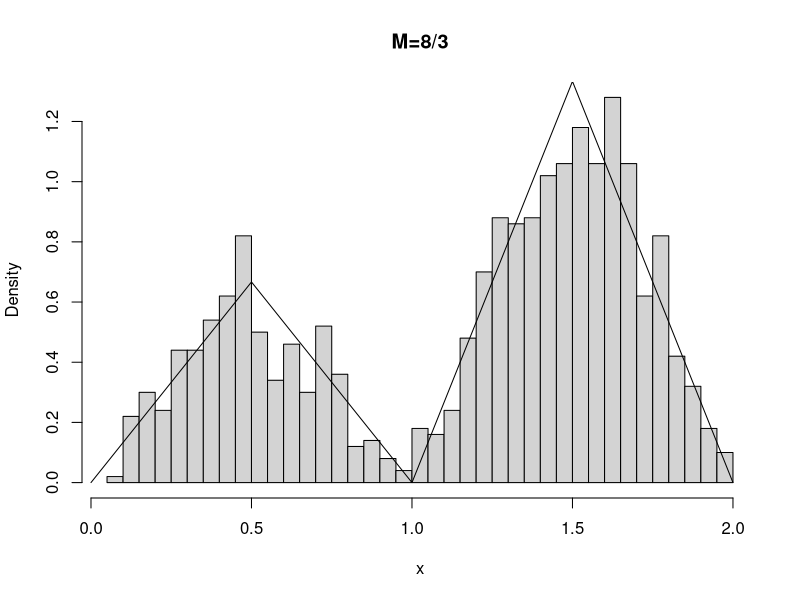
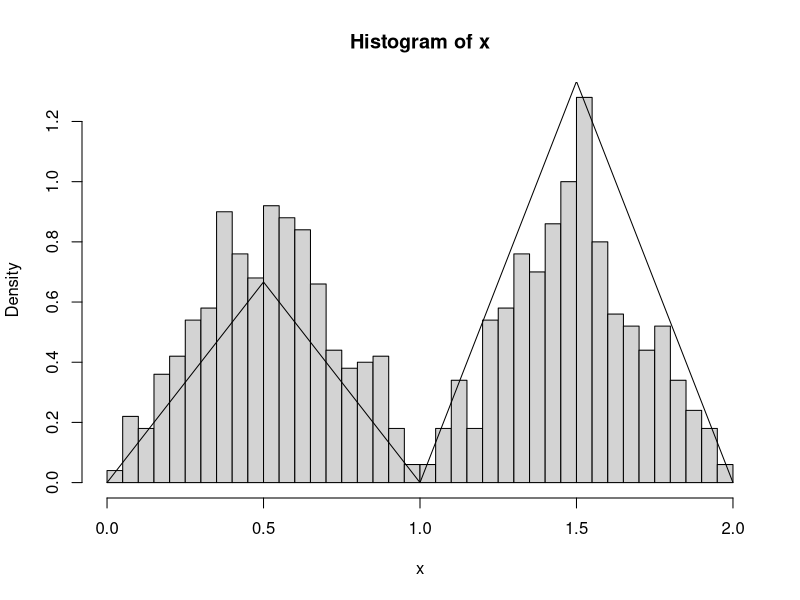
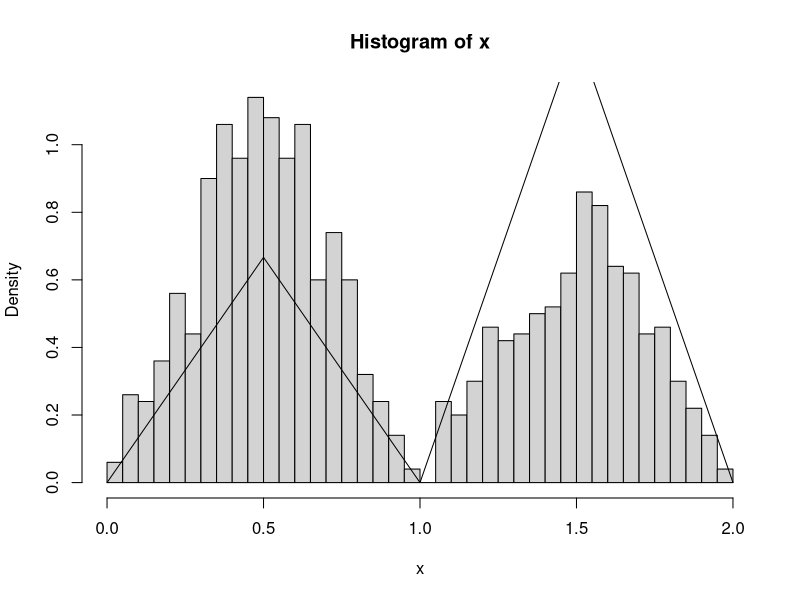

The R source for these figures, in order:
#第一个代码：g取（0,2）上的均匀分布
u=rep(0,1000)
v=rep(0,1000)
x=rep(0,1000)
e=rep(0,1000)
f=rep(0,1000)#生成一些长度为1000的0序列备用赋值
x0=seq(0,2,length=1000)#将(0,2)区间分成1000段
f0=rep(0,1000)#目标概率密度函数的值域空间（暂未赋值）
for(j in 1:1000)#生成目标概率密度函数
{
  if(x0[j]<=0.5)
  {
    f0[j]<-4*x0[j]/3
  }
  else if(0.5<x0[j]&x0[j]<=1)
  {
    f0[j]<-4/3-4*x0[j]/3
  }
  else if(1<x0[j]&x0[j]<=1.5)
  {
    f0[j]<-8*x0[j]/3-8/3
  }
  else
  {
    f0[j]<-16/3-8*x0[j]/3
  }
}

m=8/3#（舍选法原理中的M）
i= 1
while(i<=1000)#舍选法生成1000组目标随机变量X
{
  u[i]<-runif(1,0,1);
  v[i]<-runif(1,0,2);
  if(v[i]<=0.5)
  {
    f[i]<-4*v[i]/3
  }
  else if(0.5<v[i]&v[i]<=1)
  {
    f[i]<-4/3-4*v[i]/3
  }
  else if(1<v[i]&v[i]<=1.5)
  {
    f[i]<-8*v[i]/3-8/3
  }
  else
  {
    f[i]<-16/3-8*v[i]/3
  }
  if(u[i]*m*1/2<f[i])
  {
    x[i]<-v[i]
    i<-i+1
  }
  e[i]<-e[i]+1
}
S=0
for(i in 1:1000)
{
  S<-S+e[i]
}
S=S/1000#生成一个随机样本X平均需要的计算次数
hist(x,50,prob='TRUE',main='M=8/3')
lines(x0,f0)


#第二个代码：g取（0,1）上1/3，（1,2）上2/3
u=rep(0,1000)
v=rep(0,1000)
x=rep(0,1000)
e=rep(0,1000)
f=rep(0,1000)#生成一些长度为1000的0序列备用赋值
x0=seq(0,2,length=1000)#将(0,2)区间分成1000段
f0=rep(0,1000)#目标概率密度函数的值域空间（暂未赋值）
for(j in 1:1000)#生成目标概率密度函数
{
  if(x0[j]<=0.5)
  {
    f0[j]<-4*x0[j]/3
  }
  else if(0.5<x0[j]&x0[j]<=1)
  {
    f0[j]<-4/3-4*x0[j]/3
  }
  else if(1<x0[j]&x0[j]<=1.5)
  {
    f0[j]<-8*x0[j]/3-8/3
  }
  else
  {
    f0[j]<-16/3-8*x0[j]/3
  }
}

m=2#（舍选法原理中的M）
i= 1
g=rep(0,1000)
while(i<=1000)#舍选法生成1000组目标随机变量X
{
  u[i]<-runif(1,0,1);
  v[i]<-runif(1,0,2);
  if(v[i]<=0.5)
  {
    f[i]<-4*v[i]/3
    g[i]<-1/3
  }
  else if(0.5<v[i]&v[i]<=1)
  {
    f[i]<-4/3-4*v[i]/3
    g[i]<-1/3
  }
  else if(1<v[i]&v[i]<=1.5)
  {
    f[i]<-8*v[i]/3-8/3
    g[i]<-2/3
  }
  else
  {
    f[i]<-16/3-8*v[i]/3
    g[i]<-2/3
  }
  if(u[i]*m*g[i]<f[i])
  {
    x[i]<-v[i]
    i<-i+1
  }
  e[i]<-e[i]+1
}
S=0
for(i in 1:1000)
{
  S<-S+e[i]
}
S=S/1000#生成一个随机样本X平均需要的计算次数
hist(x,50,prob='TRUE')
lines(x0,f0)


#第三个代码：g取（0,1）上1/4，（1,2）上3/4
u=rep(0,1000)
v=rep(0,1000)
x=rep(0,1000)
e=rep(0,1000)
f=rep(0,1000)#生成一些长度为1000的0序列备用赋值
x0=seq(0,2,length=1000)#将(0,2)区间分成1000段
f0=rep(0,1000)#目标概率密度函数的值域空间（暂未赋值）
for(j in 1:1000)#生成目标概率密度函数
{
  if(x0[j]<=0.5)
  {
    f0[j]<-4*x0[j]/3
  }
  else if(0.5<x0[j]&x0[j]<=1)
  {
    f0[j]<-4/3-4*x0[j]/3
  }
  else if(1<x0[j]&x0[j]<=1.5)
  {
    f0[j]<-8*x0[j]/3-8/3
  }
  else
  {
    f0[j]<-16/3-8*x0[j]/3
  }
}

m=8/3#（舍选法原理中的M）
i= 1
g=rep(0,1000)
while(i<=1000)#舍选法生成1000组目标随机变量X
{
  u[i]<-runif(1,0,1);
  v[i]<-runif(1,0,2);
  if(v[i]<=0.5)
  {
    f[i]<-4*v[i]/3
    g[i]<-1/4
  }
  else if(0.5<v[i]&v[i]<=1)
  {
    f[i]<-4/3-4*v[i]/3
    g[i]<-1/4
  }
  else if(1<v[i]&v[i]<=1.5)
  {
    f[i]<-8*v[i]/3-8/3
    g[i]<-3/4
  }
  else
  {
    f[i]<-16/3-8*v[i]/3
    g[i]<-3/4
  }
  if(u[i]*m*g[i]<f[i])
  {
    x[i]<-v[i]
    i<-i+1
  }
  e[i]<-e[i]+1
}
S=0
for(i in 1:1000)
{
  S<-S+e[i]
}
S=S/1000#生成一个随机样本X平均需要的计算次数
hist(x,50,prob='TRUE')
lines(x0,f0)



